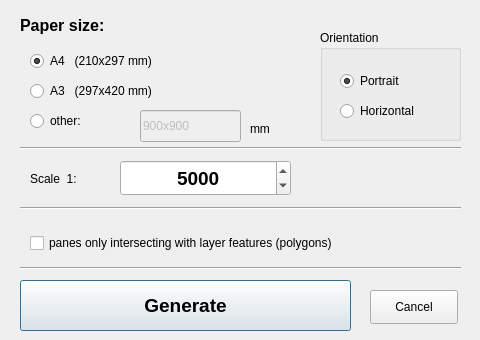
<?xml version="1.0" encoding="UTF-8"?>
<ui version="4.0">
 <class>Dialog</class>
 <widget class="QDialog" name="Dialog">
  <property name="geometry">
   <rect>
    <x>0</x>
    <y>0</y>
    <width>480</width>
    <height>340</height>
   </rect>
  </property>
  <property name="font">
   <font>
    <family>Arial</family>
   </font>
  </property>
  <property name="windowTitle">
   <string>Atlas options</string>
  </property>
  <property name="locale">
   <locale language="English" country="UnitedStates"/>
  </property>
  <widget class="QRadioButton" name="radioButton_a4">
   <property name="geometry">
    <rect>
     <x>30</x>
     <y>50</y>
     <width>171</width>
     <height>22</height>
    </rect>
   </property>
   <property name="font">
    <font>
     <family>Arial</family>
    </font>
   </property>
   <property name="text">
    <string>A4   (210x297 mm)</string>
   </property>
   <property name="checked">
    <bool>true</bool>
   </property>
  </widget>
  <widget class="QRadioButton" name="radioButton_a3">
   <property name="geometry">
    <rect>
     <x>30</x>
     <y>80</y>
     <width>181</width>
     <height>22</height>
    </rect>
   </property>
   <property name="font">
    <font>
     <family>Arial</family>
    </font>
   </property>
   <property name="text">
    <string>A3   (297x420 mm)</string>
   </property>
  </widget>
  <widget class="QRadioButton" name="radioButton_other">
   <property name="geometry">
    <rect>
     <x>30</x>
     <y>110</y>
     <width>104</width>
     <height>22</height>
    </rect>
   </property>
   <property name="font">
    <font>
     <family>Arial</family>
    </font>
   </property>
   <property name="text">
    <string>other:</string>
   </property>
  </widget>
  <widget class="QLineEdit" name="lineEdit_other">
   <property name="enabled">
    <bool>false</bool>
   </property>
   <property name="geometry">
    <rect>
     <x>140</x>
     <y>110</y>
     <width>101</width>
     <height>32</height>
    </rect>
   </property>
   <property name="text">
    <string>900x900</string>
   </property>
  </widget>
  <widget class="QLabel" name="label_2">
   <property name="geometry">
    <rect>
     <x>250</x>
     <y>120</y>
     <width>41</width>
     <height>18</height>
    </rect>
   </property>
   <property name="text">
    <string>mm</string>
   </property>
  </widget>
  <widget class="QLabel" name="label_4">
   <property name="geometry">
    <rect>
     <x>20</x>
     <y>10</y>
     <width>191</width>
     <height>31</height>
    </rect>
   </property>
   <property name="font">
    <font>
     <family>Arial</family>
     <pointsize>12</pointsize>
     <weight>75</weight>
     <bold>true</bold>
    </font>
   </property>
   <property name="text">
    <string>Paper size:</string>
   </property>
  </widget>
  <widget class="QPushButton" name="pushButton_ok">
   <property name="geometry">
    <rect>
     <x>20</x>
     <y>280</y>
     <width>331</width>
     <height>51</height>
    </rect>
   </property>
   <property name="font">
    <font>
     <family>Arial</family>
     <pointsize>14</pointsize>
     <weight>75</weight>
     <bold>true</bold>
    </font>
   </property>
   <property name="text">
    <string>Generate</string>
   </property>
  </widget>
  <widget class="QPushButton" name="pushButton_cancel">
   <property name="geometry">
    <rect>
     <x>370</x>
     <y>290</y>
     <width>88</width>
     <height>34</height>
    </rect>
   </property>
   <property name="text">
    <string>Cancel</string>
   </property>
  </widget>
  <widget class="QGroupBox" name="groupBox">
   <property name="geometry">
    <rect>
     <x>320</x>
     <y>30</y>
     <width>141</width>
     <height>111</height>
    </rect>
   </property>
   <property name="title">
    <string>Orientation</string>
   </property>
   <property name="checkable">
    <bool>false</bool>
   </property>
   <widget class="QRadioButton" name="radioButton_portrate">
    <property name="geometry">
     <rect>
      <x>20</x>
      <y>40</y>
      <width>111</width>
      <height>22</height>
     </rect>
    </property>
    <property name="text">
     <string>Portrait</string>
    </property>
    <property name="checked">
     <bool>true</bool>
    </property>
   </widget>
   <widget class="QRadioButton" name="radioButton_horizontal">
    <property name="geometry">
     <rect>
      <x>20</x>
      <y>70</y>
      <width>111</width>
      <height>22</height>
     </rect>
    </property>
    <property name="text">
     <string>Horizontal</string>
    </property>
   </widget>
  </widget>
  <widget class="QLabel" name="label">
   <property name="geometry">
    <rect>
     <x>30</x>
     <y>170</y>
     <width>81</width>
     <height>18</height>
    </rect>
   </property>
   <property name="text">
    <string>Scale  1:</string>
   </property>
  </widget>
  <widget class="Line" name="line">
   <property name="geometry">
    <rect>
     <x>20</x>
     <y>140</y>
     <width>441</width>
     <height>16</height>
    </rect>
   </property>
   <property name="orientation">
    <enum>Qt::Horizontal</enum>
   </property>
  </widget>
  <widget class="Line" name="line_2">
   <property name="geometry">
    <rect>
     <x>20</x>
     <y>200</y>
     <width>441</width>
     <height>16</height>
    </rect>
   </property>
   <property name="orientation">
    <enum>Qt::Horizontal</enum>
   </property>
  </widget>
  <widget class="Line" name="line_3">
   <property name="geometry">
    <rect>
     <x>20</x>
     <y>260</y>
     <width>441</width>
     <height>16</height>
    </rect>
   </property>
   <property name="orientation">
    <enum>Qt::Horizontal</enum>
   </property>
  </widget>
  <widget class="QCheckBox" name="checkBox_inter">
   <property name="geometry">
    <rect>
     <x>30</x>
     <y>230</y>
     <width>401</width>
     <height>26</height>
    </rect>
   </property>
   <property name="text">
    <string>panes only intersecting with layer features (polygons)</string>
   </property>
  </widget>
  <widget class="QSpinBox" name="spinBox_scale">
   <property name="geometry">
    <rect>
     <x>120</x>
     <y>160</y>
     <width>171</width>
     <height>36</height>
    </rect>
   </property>
   <property name="font">
    <font>
     <family>Arial</family>
     <pointsize>14</pointsize>
     <weight>75</weight>
     <bold>true</bold>
    </font>
   </property>
   <property name="alignment">
    <set>Qt::AlignCenter</set>
   </property>
   <property name="maximum">
    <number>5000000</number>
   </property>
   <property name="value">
    <number>5000</number>
   </property>
  </widget>
 </widget>
 <resources/>
 <connections>
  <connection>
   <sender>radioButton_other</sender>
   <signal>toggled(bool)</signal>
   <receiver>radioButton_portrate</receiver>
   <slot>setDisabled(bool)</slot>
   <hints>
    <hint type="sourcelabel">
     <x>81</x>
     <y>120</y>
    </hint>
    <hint type="destinationlabel">
     <x>395</x>
     <y>80</y>
    </hint>
   </hints>
  </connection>
  <connection>
   <sender>radioButton_other</sender>
   <signal>toggled(bool)</signal>
   <receiver>radioButton_horizontal</receiver>
   <slot>setDisabled(bool)</slot>
   <hints>
    <hint type="sourcelabel">
     <x>81</x>
     <y>120</y>
    </hint>
    <hint type="destinationlabel">
     <x>395</x>
     <y>110</y>
    </hint>
   </hints>
  </connection>
  <connection>
   <sender>radioButton_other</sender>
   <signal>toggled(bool)</signal>
   <receiver>lineEdit_other</receiver>
   <slot>setEnabled(bool)</slot>
   <hints>
    <hint type="sourcelabel">
     <x>81</x>
     <y>120</y>
    </hint>
    <hint type="destinationlabel">
     <x>190</x>
     <y>125</y>
    </hint>
   </hints>
  </connection>
 </connections>
</ui>
